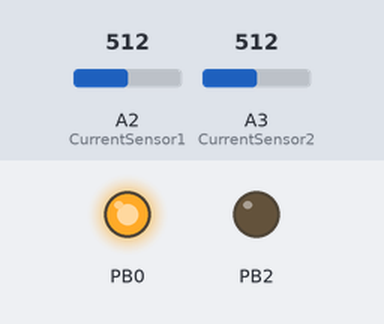
The sketch below on a simulated ATtiny85, built with avr-gcc and run on an emulated ATtiny85. Shown: output pins drawn as LEDs (lit = HIGH). The test bench sets the inputs (shaded band); at power-on: A2 (CurrentSensor1) = 512, A3 (CurrentSensor2) = 512. At 0.0 s the program stops and its outputs stay as they are.

Above: at 0.1 s.
Timing chart, 0 to 1.5 s (numbered marks = the images above):
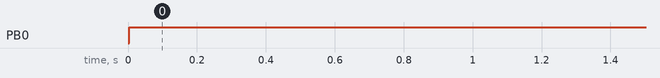

Measured:
- by itself, PB0: LOW → HIGH at 0.00 s

The sketch:

ATtiny85i2cMCurrentSensor1.ino
```cpp
#include <TinyWireM.h>                  // I2C Master lib for ATTinys which use USI
#include <stdio.h>

#define SLAVE           0x48           // 7 bit I2C address for SLAVE PC
int CurrentSensor1=A2;
int CurrentSensor2=A3;

void putstr(char string[])
{
  int i=0;
  while(string[i])
  {
  TinyWireM.beginTransmission(SLAVE);
  TinyWireM.send(string[i++]);
  TinyWireM.endTransmission();          // Send to the slave
  }
}

#include <stdarg.h>
void p(char *fmt, ... ){
        char buf[128]; // resulting string limited to 128 chars
        va_list args;
        va_start (args, fmt );
        vsnprintf(buf, 128, fmt, args);
        va_end (args);
        putstr(buf);
}
void setup(){
  pinMode(CurrentSensor1, INPUT);
  pinMode(CurrentSensor2, INPUT);
  TinyWireM.begin();                    // initialize I2C lib
}


void loop(){
  long Current1=0;
  long Current2=0;
  for (int i=0; i < 10 ; i++)
  {
    Current1 += analogRead(CurrentSensor1);
    Current2 += analogRead(CurrentSensor2);
  }
  Current1 /= 1000;
  Current2 /= 1000;
  p("Current1 = %d, Current2 = %d\n\r", Current1, Current2);
}
```
